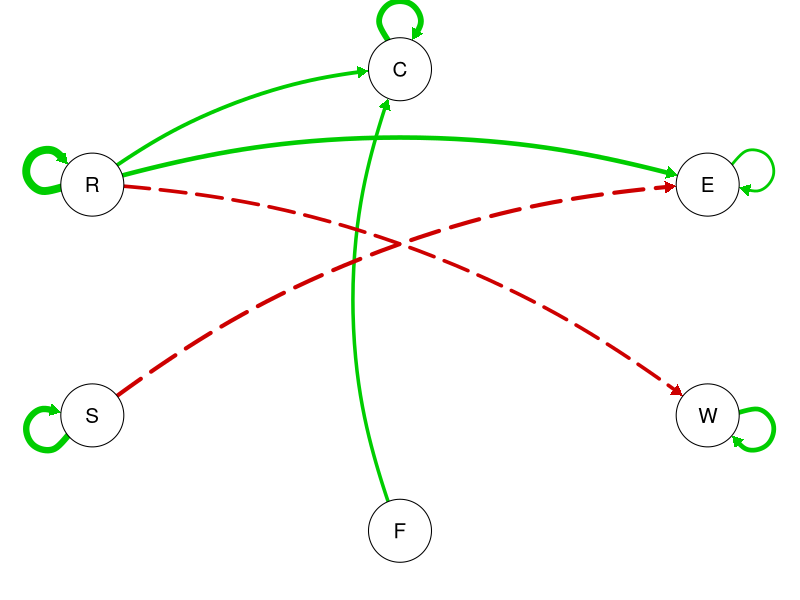
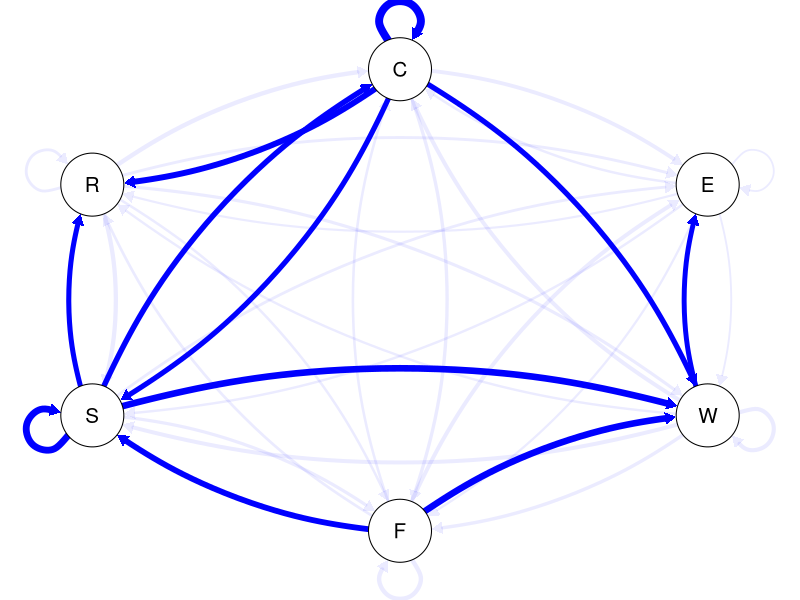
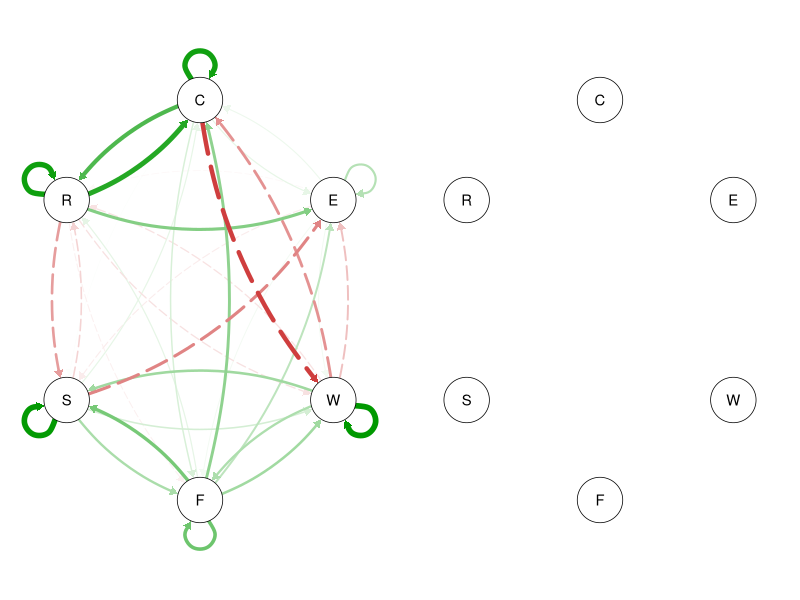
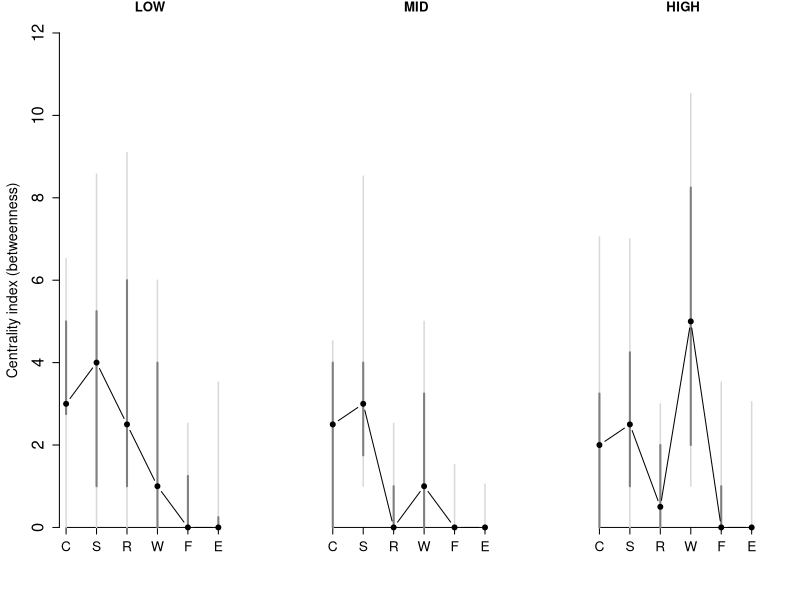

Reproduce these figures in R, in order.
###############################################################
################# General information #########################
###############################################################

#RCODE of MANUSCRIPT BRINGMANN ET AL. 2013 PlosOne;
#Title: A network approach to psychopathology: New insights into clinical longitudinal data

#Data are a part of the dataset reported in Geschwind et al. 2011 
#(Geschwind N, Peeters F, Drukker M, van Os J, Wichers M (2011) Mindfulness training increases momentary positive emotions and reward experience in adults vulnerable to depression: A randomized controlled trial. J Consult Clin Psychol 79: 618-628. doi: 10.1037/a002459.)

#Figures of qgraph can look different since the paper used the qgraph version 1.0.4

###############################################################
################# Where the Figures will be saved #############
###############################################################

#For the best quality of the figures, the figures will not be opened in R immediately 
#but saved in the working direction.
#This can be for example the desktop or the document folder. 

getwd()  # to see were you're figures are saved 
#With setwd() you can change the working directory
#For example: setwd("C:/Main folder/Subfolder1/Subfolder2")

###############################################################
################# LOAD the data ###############################
###############################################################

#First save the networkdata.txt file in your working directory.
#Then load a workspace (data) into the current session.


setwd("~/Documents/Open Universiteit/Onderzoek/Methodologie/Network analysis")
getwd()


networkdata=read.table(file="Data S4.txt",header=TRUE,sep=",")
head(networkdata)#should look like this:

# subjno dayno beepno informat04 st_period opgewkt_ onplplez pieker angstig_ somber__ ontspann neur
# 1  10720     1      1         NA         0       NA       NA     NA       NA       NA       NA   NA
# 2  10720     1      2         NA         0       NA       NA     NA       NA       NA       NA   NA
# 3  10720     1      3         NA         0       NA       NA     NA       NA       NA       NA   NA
# 4  10720     1      4          0         0        4        3      6        5        4        2   34
# 5  10720     1      5          0         0        2        1      5        4        4        2   34
# 6  10720     1      6          0         0        3        2      5        3        5        5   34


########################################################################
################# Install and Load Packages ############################
########################################################################

#R PACKAGES you have to install & load in order to perform the analyses 

#install
#install.packages("mvtnorm")
#install.packages("arm")
#install.packages("qgraph")

#load into your workspace
require(mvtnorm)
require(arm)
require(qgraph)

#Once you have loaded the networkdata and the packages, you
#can copy-paste the rest of the code into the R console, and
#you will get the pictures automatically in your working
#directory.


###############################################################
################# Transparency function #######################
###############################################################

#This function is needed for an optimal display of the networks with qgraph.

addTrans <- function(color,trans)
{
  # This function adds transparency to a color.
  # Define transparency with an integer between 0 and 255
  # 0 being fully transparent and 255 being fully visable
  # Works with either color and trans a vector of equal length,
  # or one of the two of length 1.
  
  if (length(color)!=length(trans)&!any(c(length(color),length(trans))==1)) 
    stop("Vector lengths not correct")
  if (length(color)==1 & length(trans)>1) color <- rep(color,length(trans))
  if (length(trans)==1 & length(color)>1) trans <- rep(trans,length(color))
  
  num2hex <- function(x)
  {
    hex <- unlist(strsplit("0123456789ABCDEF",split=""))
    return(paste(hex[(x-x%%16)/16+1],hex[x%%16+1],sep=""))
  }
  rgb <- rbind(col2rgb(color),trans)
  res <- paste("#",apply(apply(rgb,2,num2hex),2,paste,collapse=""),sep="")
  return(res)
}

###############################################################
################# Lag function ################################
###############################################################

#This function lags the data appropriately (within person, within day).

lagK_data=function(x,vv,K) {
  
  #x the data you want to be lagged
  #vv are the names of the columns of the variable you want to lag
  #k the number of lags
  
  dimens=dim(x)
  pp=unique(x$subjno)
  npp=length(pp)
  LEvv=length(vv)
  nday=10
  x=cbind(x,matrix(NA,dimens[1],K*LEvv+1))
  for (j in 1:npp){
    for (dd in 1:nday){
      for (ss in 0:1){
        uu=x[(x$subjno==pp[j])&(x$dayno==dd)&(x$st_p==ss),vv]
        end=dim(uu)
        Luu=array(NA,end)
        for (k in 1:K){
          x[(x$subjno==pp[j])&(x$dayno==dd)&(x$st_p==ss),(dimens[2]+1+(k-1)*LEvv):(dimens[2]+k*LEvv)]=rbind(t(rep(NA,LEvv)%*%t(rep(1,k))),as.matrix(uu[1:(end[1]-k),]))
        }
        x[(x$subjno==pp[j])&(x$dayno==dd)&(x$st_p==ss),(dimens[2]+1+K*LEvv)] = c(rep(0,K),rep(1,end[1]-K))
        
      }}}
  colnames(x)[(dimens[2]+1):(dimens[2]+K*LEvv+1)]<-c(paste(rep(vv,times=K),rep("L",K*LEvv),rep(1:K,each=LEvv),sep=""),"lagK")
  
  # change the names of the lagged columns to names with an extra L (lagged)
  
  return(x)
}


###############################################################
################# Lagging the data ############################
###############################################################

columns=c("opgewkt_","onplplez","pieker","angstig_","somber__","ontspann")
#these are the six variables used in the analysis

#A crash course in Dutch
#opgewekt= cheerful
#onplez= pleasantness of the event
#pieker= worry
#angstig= fearful
#somber= sad
#ontspann= relaxed

#data are lagged (with K=1, thus lag 1)
networkdataL=lagK_data(networkdata,columns,1) # this may take a few minutes
head(networkdataL)

# subjno dayno beepno informat04 st_period opgewkt_ onplplez pieker angstig_ somber__ ontspann neur opgewkt_L1
# 1  10720     1      1         NA         0       NA       NA     NA       NA       NA       NA   NA         NA
# 2  10720     1      2         NA         0       NA       NA     NA       NA       NA       NA   NA         NA
# 3  10720     1      3         NA         0       NA       NA     NA       NA       NA       NA   NA         NA
# 4  10720     1      4          0         0        4        3      6        5        4        2   34         NA
# 5  10720     1      5          0         0        2        1      5        4        4        2   34          4
# 6  10720     1      6          0         0        3        2      5        3        5        5   34          2
# onplplezL1 piekerL1 angstig_L1 somber__L1 ontspannL1 lagK
# 1         NA       NA         NA         NA         NA    0
# 2         NA       NA         NA         NA         NA    1
# 3         NA       NA         NA         NA         NA    1
# 4         NA       NA         NA         NA         NA    1
# 5          3        6          5          4          2    1
# 6          1        5          4          4          2    1


#####################################################################
################# The Analyses ######################################
#####################################################################

######################################################
####### Figure 1: The population network ###############
######################################################

###Fitting the data with multilevel-VAR method with the lme4 or lmer function

model1=list()
columns=c("opgewkt_","onplplez","pieker","angstig_","somber__","ontspann")

pred1 = "(opgewkt_L1+onplplezL1+piekerL1+angstig_L1+somber__L1+ontspannL1)+st_period+(opgewkt_L1+onplplezL1+piekerL1+angstig_L1+somber__L1+ontspannL1):st_period+st_period:informat04+st_period:(opgewkt_L1+onplplezL1+piekerL1+angstig_L1+somber__L1+ontspannL1):informat04+(factor(st_period)-1+opgewkt_L1+onplplezL1+piekerL1+angstig_L1+somber__L1+ontspannL1|subjno)"

test <- networkdataL[1:5000,]

for (j in 1:6) {
  ff=as.formula(paste(columns[j],"~",pred1,sep=""))
  model1[[j]]<-lmer(ff,data=test,REML=FALSE,control=lmerControl(optCtrl=list(maxIter=800)))
  
  print(j)
}

BIC1=unlist(lapply(model1,BIC))

sum(BIC1)




###inferring the coefficients or connection strengths for the network from the fitted model1

coef1=data.frame(matrix(unlist(lapply(model1,fixef),use.names=FALSE),byrow=TRUE, ncol=21)) 
se.coef1=data.frame(matrix(unlist(lapply(model1,se.fixef),use.names=FALSE),byrow=TRUE,ncol=21)) 
colnames(coef1)=names(fixef(model1[[1]]))
colnames(se.coef1)=names(fixef(model1[[1]]))
rownames(coef1)=columns
rownames(se.coef1)=columns



###  making a Figure of the baseline average population network with Qgraph; pvalue<0.05
###   Only the coefficients from the columns 2 to 7 (not the intercepts) of the six items are needed. Thus, not the six items with study period or therapy(informat04).

pdf("Figure1.pdf", width=6.83,height=6.83,useDingbats=F)

E <- cbind(from=rep(1:6,each=6),to=rep(1:6,6),weigth=unlist(coef1[,2:7]))
pvals <- 2*(1-pnorm(abs(unlist(coef1[,2:7]/se.coef1[,2:7]))))
edge.color <- addTrans(ifelse(E[,3]>0, "green3", "red3"), ifelse(pvals<0.05, 255, 0))
qgraph(E,fade=FALSE,layout="circular",labels=c("C","E","W","F","S","R"),lty=ifelse(E[,3]>0,1,5),edge.labels=F,edge.color=edge.color)

dev.off()


######################################################
####### Figure 2 and 3: Individual differences #######
######################################################

###  with "VV" the individual differences are taken from the fitted model1, each link now indicates the amount of individual variability

VV <- sqrt(t(matrix(unlist(lapply(model1,function(x){VV=diag(VarCorr(x)$subjno[3:8,3:8])} )),6,6)))


###the network figure of individual differences
pdf("Figure2.pdf", width=6.83,height=6.83,useDingbats=F)

E <- cbind(from=rep(1:6,each=6),to=rep(1:6,6),weigth=as.vector(VV))
edge.color <- addTrans("blue", ifelse(E[,3]>.095, 255, 20))
qgraph(E,fade=FALSE,layout="circular",labels=c("C","E","W","F","S","R"),lty=ifelse(E[,3]>0,1,5),edge.labels=F,edge.color=edge.color)

dev.off()


###Network figure of two individuals; N=1 networks
###First the coefficients for all individuals are inferred
cc <- list(model1[[1]],model1[[2]],model1[[3]],model1[[4]],model1[[5]],model1[[6]])
mat.ind <- array(0,c(6,6,129))
for (x in 1:129){
  for (ii in 1:6){
    mat.ind[,ii,x] = as.numeric((fixef(cc[[ii]])[2:7]+ranef(cc[[ii]])$subjno[x,3:8]))
    
  }}
mat.ind


###The networks are made

pdf("Figure3.pdf", width=6.83*2,height=4*2,useDingbats=F)
par(mfcol=1:2)

jj=rep(1:6,each=6)
jk=rep(1:6,6)
E1=data.frame(from=jk,to=jj,weight=as.vector(mat.ind[,,1]))##individual 1 and subject 80 were taken as an example in the paper
qgraph(E1,layout="circular",labels=c("C","E","W","F","S","R"),lty=ifelse(E1[,3]>0,1,5),edge.labels=F,mar=c(5,5,5,5))#,filetype="pdf")

E2=data.frame(from=jk,to=jj,weight=as.vector(mat.ind[,,80]))##individual 1 and subject 80 were taken as an example in the paper
qgraph(E2,layout="circular",labels=c("C","E","W","F","S","R"),lty=ifelse(E2[,3]>0,1,5),edge.labels=F,mar=c(5,5,5,5))#,filetype="pdf")

dev.off()



######################################################
####### Figure 4: Centrality betweenness #############
######################################################

###Global network analyses: Neuroticism, centrality betweenness

#Making three neuroticism groups:low, mid, high
breaks <-  c(-Inf,quantile(networkdataL$neur,c(0.25,0.75),na.rm=T),Inf)
neur_mid_low_high <- cut(networkdataL$neur,breaks=breaks,include.lowest=TRUE)
neur_mid_low_high <-  factor(neur_mid_low_high,levels(neur_mid_low_high)[c(2,1,3)])# to make the middle group the refrence group, we put it at the firs instead of the second level
#factor(neur_mid_low_high)# by checking the levels of the factor you see that it was done correctly
networkdataL$neur_mid_low_high <- factor(neur_mid_low_high,levels(neur_mid_low_high)[c(2,1,3)])

#Fitting the neuroticism model without random effects
columns <- c("opgewkt_","onplplez","pieker","angstig_","somber__","ontspann")
pred1Nlm <- "(opgewkt_L1+onplplezL1+piekerL1+angstig_L1+somber__L1+ontspannL1)+st_period+(opgewkt_L1+onplplezL1+piekerL1+angstig_L1+somber__L1+ontspannL1):st_period+st_period:informat04+st_period:(opgewkt_L1+onplplezL1+piekerL1+angstig_L1+somber__L1+ontspannL1):informat04+neur_mid_low_high*(opgewkt_L1+onplplezL1+piekerL1+angstig_L1+somber__L1+ontspannL1)"
modelNlm <- list()
for (j in 1:6){
  ff=as.formula(paste(columns[j],"~",pred1Nlm,sep=""))
  modelNlm[[j]]<-lm(ff,data=networkdataL,na.action=na.exclude)
  print(j)
}


#Taking out the coefficients
coefNlm <- data.frame(matrix(unlist(lapply(modelNlm,coef),use.names=FALSE),byrow=TRUE,ncol=35))
colnames(coefNlm) <- names(coef(modelNlm[[1]]))
predX <- data.frame(matrix(unlist(lapply(modelNlm,fitted),use.names=FALSE),byrow=FALSE,ncol=6))
colnames(predX) <- columns

#For the residuals na's are not excluded
columns <- c("opgewkt_","onplplez","pieker","angstig_","somber__","ontspann")
pred1Nlm <-  "(opgewkt_L1+onplplezL1+piekerL1+angstig_L1+somber__L1+ontspannL1)+st_period+(opgewkt_L1+onplplezL1+piekerL1+angstig_L1+somber__L1+ontspannL1):st_period+st_period:informat04+st_period:(opgewkt_L1+onplplezL1+piekerL1+angstig_L1+somber__L1+ontspannL1):informat04+neur_mid_low_high*(opgewkt_L1+onplplezL1+piekerL1+angstig_L1+somber__L1+ontspannL1)"
modelNlm <- list()

for (j in 1:6){
  ff <- as.formula(paste(columns[j],"~",pred1Nlm,sep=""))
  modelNlm[[j]] <- lm(ff,data=networkdataL)
  print(j)
}

#Taking out the residuals
residX <- data.frame(matrix(unlist(lapply(modelNlm,resid),use.names=FALSE),byrow=TRUE,ncol=6))


#Simulation of betweenness centrality using a parametric bootstrap method


alpha <- 1.5 #(see paperof Opsahl et al., 2010)
MM <- networkdataL[,c("subjno","dayno","beepno","informat04","st_period","neur_mid_low_high")]
MM <- cbind(MM,1:28600)
colnames(MM)[7] <- "ind"
MMlag <- lagK_data(MM,c("ind","neur_mid_low_high"),1)
Xfix <- MMlag[,1:6]
lag.ind <- MMlag[,8]

Nrep <- 20     # 1000
cLOW.REP <- matrix(NA,Nrep,6)
cMID.REP <- matrix(NA,Nrep,6)
cHIGH.REP <- matrix(NA,Nrep,6)

for (rep in 1:Nrep){
  err.ind <- sample(8773,28600,replace=TRUE)
  error <- residX[err.ind,]
  yrep <- predX+error
  colnames(yrep) <- columns
  yrepL <- yrep[lag.ind,]
  colnames(yrepL) <- paste(columns,"L1",sep="")
  Yrep <- cbind(Xfix,yrep,yrepL)
  print(rep)
  modelNlmREP <- list()
  for (j in 1:6){
    ff <- as.formula(paste(columns[j],"~",pred1Nlm,sep=""))
    modelNlmREP[[j]] <- lm(ff,data=Yrep)
  }
  coefNlmREP <- data.frame(matrix(unlist(lapply(modelNlmREP,coef),use.names=FALSE),byrow=TRUE,ncol=35))
  colnames(coefNlmREP) <- names(coef(modelNlmREP[[1]]))
  coefLOWREP <- coefNlmREP[,2:7]
  coefMIDREP <- coefLOWREP+coefNlmREP[,seq(18,29,2)]
  coefHIGHREP <- coefLOWREP+coefNlmREP[,seq(19,29,2)]
  
  E <- cbind(from=rep(1:6,each=6),to=rep(1:6,6),weigth=unlist(coefLOWREP))
  Qlow <- qgraph(E,DoNotPlot=TRUE)
  cLOW.REP[rep,] <- centrality(Qlow,alpha=alpha)$Betweenness
  
  E <- cbind(from=rep(1:6,each=6),to=rep(1:6,6),weigth=unlist(coefMIDREP))
  Qmid <- qgraph(E,DoNotPlot=TRUE)
  cMID.REP[rep,] <- centrality(Qmid,alpha=alpha)$Betweenness
  
  E <- cbind(from=rep(1:6,each=6),to=rep(1:6,6),weigth=unlist(coefHIGHREP))
  Qhigh <- qgraph(E,DoNotPlot=TRUE)
  cHIGH.REP[rep,] <- centrality(Qhigh,alpha=alpha)$Betweenness
}


#Making the figure

pdf("Figure4.pdf",useDingbats=F)

error.bar <- function(x, y, upper, lower=upper, length=0.0,...){
  if(length(x) != length(y) | length(y) !=length(lower) | length(lower) != length(upper))
    stop("vectors must be same length")
  arrows(x,y+upper, x, y-lower, angle=90, code=3, length=length, ...)
}

letvec <- c(64+3,64+5,64+23,64+6,64+19,64+18)#letters
strletvec=c("C","E","W","F","S","R")
par(mfrow=c(1,3),mar=c(4,4.5,1,2))

lwdg=1.5
lwdc=2

lowq=.025
highq=.975

lowq2=.25
highq2=.75

### LOW NEUR
MLOW <- apply(cLOW.REP,2,median)
Q25LOW <- apply(cLOW.REP,2,quantile,lowq)
Q75LOW <- apply(cLOW.REP,2,quantile,highq)

Q25LOW2 <- apply(cLOW.REP,2,quantile,lowq2)
Q75LOW2 <- apply(cLOW.REP,2,quantile,highq2)
ord <- c(1,5,6,3,4,2)
plot(1,0,col=0,xlim=c(1,6.5),ylim=c(0,12),xlab="",bty="n",ylab="Centrality index (betweenness)",xaxt="n",cex.lab=1.3,cex.axis=1.5,main="LOW")#yaxt='n',ylab='',bty="n")#,ylab="centrality index")
axis(1,pos=0,at=1:6,labels=strletvec[ord],cex.axis=1.25)
error.bar(x=1:6,y=MLOW[ord],upper=Q75LOW[ord]-MLOW[ord],lower=MLOW[ord]-Q25LOW[ord],lwd=lwdg,col="grey85")
error.bar(x=1:6,y=MLOW[ord],upper=Q75LOW2[ord]-MLOW[ord],lower=MLOW[ord]-Q25LOW2[ord],lwd=lwdc,col="grey50")

points(MLOW[ord],pch=19,type="b")

### MID NEUR
MMID=apply(cMID.REP,2,median)
meanMID=apply(log(cMID.REP+1),2,mean)
Q25MID=apply(cMID.REP,2,quantile,lowq)
Q75MID=apply(cMID.REP,2,quantile,highq)

Q25MID2=apply(cMID.REP,2,quantile,lowq2)
Q75MID2=apply(cMID.REP,2,quantile,highq2)

plot(1,0,col=0,xlim=c(1,6.5),ylim=c(0,12),xlab="",bty="n",ylab="",yaxt="n",xaxt="n",cex.lab=1.3,cex.axis=1.3,main="MID")#yaxt='n',ylab='',bty="n")#,ylab="centrality index")
axis(1,pos=0,at=1:6,labels=strletvec[ord],cex.axis=1.25)

error.bar(x=1:6,y=MMID[ord],upper=Q75MID[ord]-MMID[ord],lower=MMID[ord]-Q25MID[ord],lwd=lwdg,col="grey85")
error.bar(x=1:6,y=MMID[ord],upper=Q75MID2[ord]-MMID[ord],lower=MMID[ord]-Q25MID2[ord],lwd=lwdc,col="grey50")
points(MMID[ord],pch=19,type="b")

### HIGH NEUR
MHIGH=apply(cHIGH.REP,2,median)
meanHIGH=apply(log(cHIGH.REP+1),2,mean)
Q25HIGH=apply(cHIGH.REP,2,quantile,lowq)
Q75HIGH=apply(cHIGH.REP,2,quantile,highq)
Q25HIGH2=apply(cHIGH.REP,2,quantile,lowq2)
Q75HIGH2=apply(cHIGH.REP,2,quantile,highq2)
plot(1,0,col=0,xlim=c(1,6.5),ylim=c(0,12),xlab="",bty="n",ylab="",yaxt="n",xaxt="n",cex.lab=1.3,cex.axis=1.3,main="HIGH")#yaxt='n',ylab='',bty="n")#,ylab="centrality index")
axis(1,pos=0,at=1:6,labels=strletvec[ord],cex.axis=1.25)
error.bar(x=1:6,y=MHIGH[ord],upper=Q75HIGH[ord]-MHIGH[ord],lower=MHIGH[ord]-Q25HIGH[ord],lwd=lwdg,col="grey85")
error.bar(x=1:6,y=MHIGH[ord],upper=Q75HIGH2[ord]-MHIGH[ord],lower=MHIGH[ord]-Q25HIGH2[ord],lwd=lwdc,col="grey50")
points(MHIGH[ord],pch=19,type="b")


dev.off()
